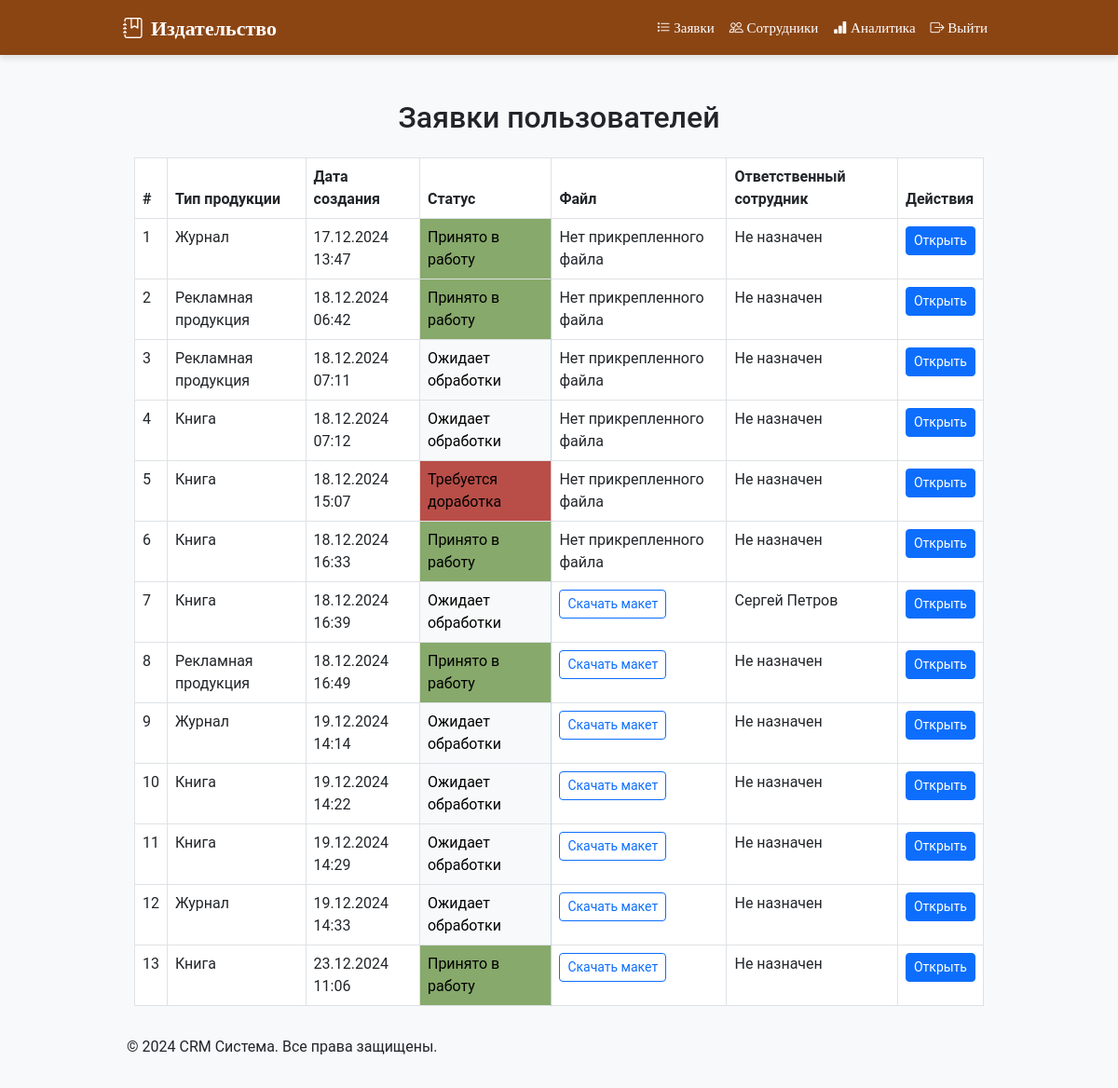
Screenshot of /admin_dashboard (signed in) with the database file from the repository.
### models.py (models this page shows, shortened)
class Order(db.Model):
    id = db.Column(db.Integer, primary_key=True)
    client_id = db.Column(db.Integer, db.ForeignKey('user.id'), nullable=False)
    client = db.relationship('User', backref='orders', lazy=True)  # Добавлено
    product_type = db.Column(db.String(50), nullable=False)
    book_title = db.Column(db.String(200), nullable=True)
    author_name = db.Column(db.String(100), nullable=True)
    pages_count = db.Column(db.Integer, nullable=True)
    binding_type = db.Column(db.String(50), nullable=True)
    paper_type = db.Column(db.String(50), nullable=True)
    copies_count = db.Column(db.Integer, nullable=True)
    magazine_title = db.Column(db.String(200), nullable=True)
    magazine_pages_count = db.Column(db.Integer, nullable=True)
    magazine_paper_type = db.Column(db.String(50), nullable=True)
    magazine_copies_count = db.Column(db.Integer, nullable=True)
    advertisement_paper_type = db.Column(db.String(50), nullable=True)
    advertisement_image_filename = db.Column(db.String(200), nullable=True)
    file_name = db.Column(db.String(200), nullable=True)
    status = db.Column(db.String(50), default="Ожидает обработки")
    created_at = db.Column(db.DateTime, default=datetime.utcnow)
    updated_at = db.Column(db.DateTime, default=datetime.utcnow, onupdate=datetime.utcnow)
    assigned_employee = db.Column(db.String(100), nullable=True)

### app.py (the view)
@app.route('/admin_dashboard')
@login_required
def admin_dashboard():
    if current_user.role != 'admin':
        flash('Доступ запрещен!', 'danger')
        return redirect(url_for('about'))
    orders = Order.query.all()
    return render_template('admin_dashboard.html', orders=orders)

### app.py (called while the page is built)
@login_manager.user_loader
def load_user(user_id):
    return User.query.get(int(user_id))

### templates/admin_dashboard.html (shortened to what this page needs)
{% extends 'base.html' %}
{% block content %}
<div class="container mt-4">
    <h2 class="text-center mb-4">Заявки пользователей</h2>
    {% if orders %}
    <table class="table table-bordered mt-3">
    <thead>
        <tr>
            <th>#</th>
            <th>Тип продукции</th>
            <th>Дата создания</th>
            <th>Статус</th>
            <th>Файл</th>
            <th>Ответственный сотрудник</th>
            <th>Действия</th>
        </tr>
    </thead>
    <tbody>
        {% for order in orders %}
        <tr>
            <td>{{ loop.index }}</td>
            <td>
                {% if order.product_type == 'book' %}
                    Книга
                {% elif order.product_type == 'magazine' %}
                    Журнал
                {% elif order.product_type == 'advertisement' %}
                    Рекламная продукция
                {% else %}
                    Неизвестный тип
                {% endif %}
            </td>
            <td>{{ order.created_at.strftime('%d.%m.%Y %H:%M') }}</td>
            <td class="
                {% if order.status == 'Требуется доработка' %}
                    table-danger
                {% elif order.status == 'Принято в работу' %}
                    table-success
                {% elif order.status == 'Ожидает обработки' %}
                    table-info
                {% endif %}
            ">
                {{ order.status }}
            </td>
            <td>
                {% if order.file_name %}
                    <a href="{{ url_for('download_order_file', filename=order.file_name) }}" class="btn btn-outline-primary btn-sm">
                        Скачать макет
                    </a>
                {% else %}
                    Нет прикрепленного файла
                {% endif %}
            </td>
            <td>{{ order.assigned_employee or "Не назначен" }}</td>
            <td>
                <a href="{{ url_for('view_order', order_id=order.id) }}" class="btn btn-primary btn-sm">Открыть</a>
            </td>
        </tr>
        {% endfor %}
    </tbody>
</table>
    {% else %}
    <p>Заявок пока нет.</p>
    {% endif %}
</div>
{% endblock %}

### static/styles.css (style rules this page uses)
body { margin: 0; padding: 0; font-family: 'Roboto', sans-serif; background-color: #f8f9fa; }
.container { max-width: 960px; }
html, body { height: 100%; margin: 0; }
body { display: flex; flex-direction: column; }
.table-danger { background-color: #b94e48 !important; color: #1f0608; }
.table-success { background-color: #87a96b !important; color: #1f0608; }
.table-info { background-color: #f8f9fa !important; color: #343a40; }

### rows the page displays
Order: product_type "Журнал", created_at "17.12.2024 13:47", status "Принято в работу", shows "Нет прикрепленного файла", assigned_employee "Не назначен"
Order: product_type "Рекламная продукция", created_at "18.12.2024 06:42", status "Принято в работу", shows "Нет прикрепленного файла", assigned_employee "Не назначен"
Order: product_type "Рекламная продукция", created_at "18.12.2024 07:11", status "Ожидает обработки", shows "Нет прикрепленного файла", assigned_employee "Не назначен"
Order: product_type "Книга", created_at "18.12.2024 07:12", status "Ожидает обработки", shows "Нет прикрепленного файла", assigned_employee "Не назначен"
Order: product_type "Книга", created_at "18.12.2024 15:07", status "Требуется доработка", shows "Нет прикрепленного файла", assigned_employee "Не назначен"
Order: product_type "Книга", created_at "18.12.2024 16:33", status "Принято в работу", shows "Нет прикрепленного файла", assigned_employee "Не назначен"
Order: product_type "Книга", created_at "18.12.2024 16:39", status "Ожидает обработки", assigned_employee "Сергей Петров"
Order: product_type "Рекламная продукция", created_at "18.12.2024 16:49", status "Принято в работу", assigned_employee "Не назначен"
Order: product_type "Журнал", created_at "19.12.2024 14:14", status "Ожидает обработки", assigned_employee "Не назначен"
Order: product_type "Книга", created_at "19.12.2024 14:22", status "Ожидает обработки", assigned_employee "Не назначен"
Order: product_type "Книга", created_at "19.12.2024 14:29", status "Ожидает обработки", assigned_employee "Не назначен"
Order: product_type "Журнал", created_at "19.12.2024 14:33", status "Ожидает обработки", assigned_employee "Не назначен"
Order: product_type "Книга", created_at "23.12.2024 11:06", status "Принято в работу", assigned_employee "Не назначен"
